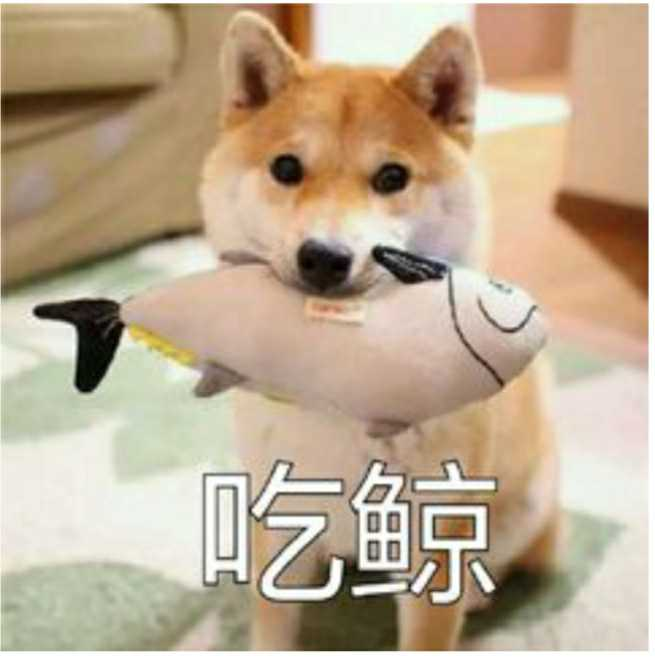
#> input picture dataSet/testImg/T1.jpg, 655 x 663 px, found by its file name
$ python MatplotlibTest.py
#> lines starting #> are read from the running program, lines starting #| are printed output that depends on the picture
"""
-*- coding: utf-8 -*-
@file : MatplotlibTest.py
@description：图形绘制
@author : 杨睿
@time : 2022-01-06 19:33
"""


import numpy as np
import matplotlib.pyplot as plt
from matplotlib.image import imread
import math


if __name__ == '__main__':
    x = np.arange(0, math.pi, 0.1)    # 生成从 0 到 π 的数据，步长为 0.1。即：0，0.1,0.2...
    y1 = np.sin(x)
    y2 = np.cos(x)

    # 绘制图形
    plt.plot(x, y1, label="sin")
    plt.plot(x, y2, linestyle="--", label="cos")    # 使用虚线绘制
    plt.xlabel("x")
    plt.ylabel("y")
    plt.title("sin & cos")
    plt.legend()  # 显示两个图形分别用什么线表示
    plt.show()    # 显示图形
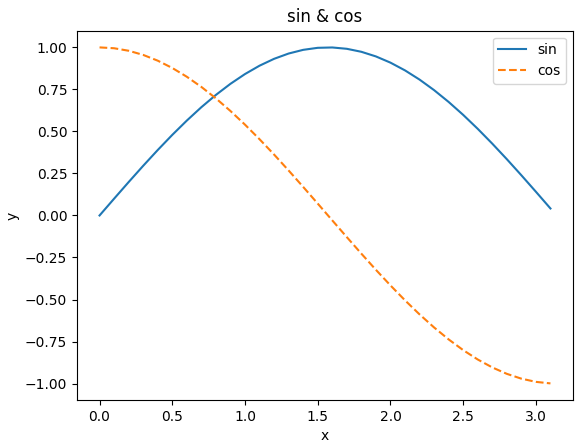
#> figure drawn by matplotlib, 1 panel; curve peaks at x = 1.6, y = 1; curve peaks at x = 0, y = 1

    img = imread('../dataSet/testImg/T1.jpg')    # 读取图片
#> img is the input picture: shape (663, 655, 3) float32; mean R, G, B 0.745, 0.671, 0.573
    plt.imshow(img)
    plt.show()
